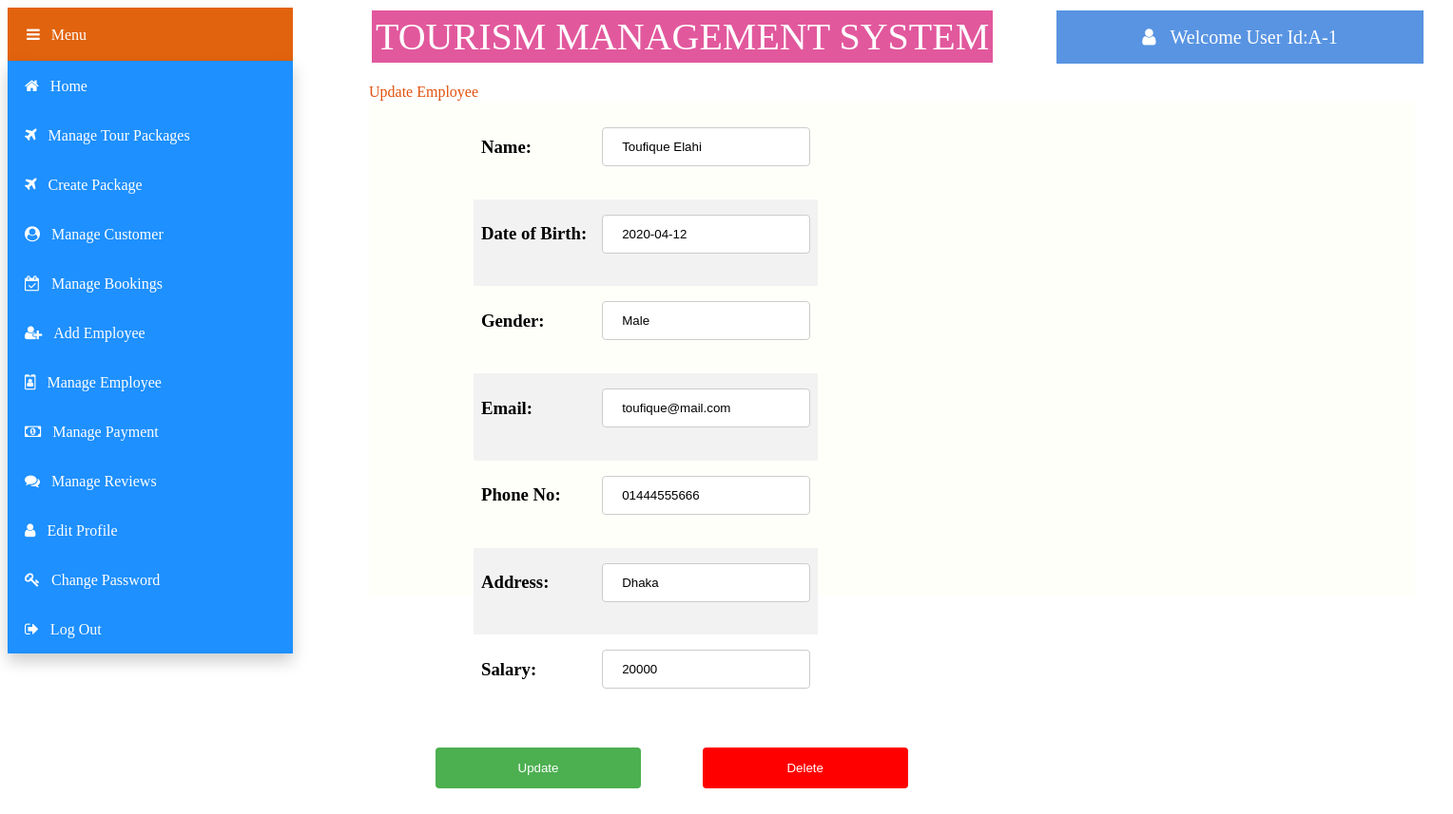
/views/Admin/updateemployee.php?id=E-1 (signed in), run on the app's committed database.
### tables this page shows
CREATE TABLE `emp` (
  `e_id` varchar(50) NOT NULL,
  `name` varchar(50) NOT NULL,
  `dob` date NOT NULL,
  `salary` varchar(50) NOT NULL,
  `address` varchar(50) NOT NULL,
  `gender` varchar(50) NOT NULL,
  `email` varchar(50) NOT NULL,
  `mobile` varchar(50) NOT NULL,
  `status` varchar(50) NOT NULL,
  `a_id` varchar(50) NOT NULL
);

### models/database.php (called while the page is built, shortened)
<?php
	 $serverName="localhost";
	 $userName="root";
	 $password="";
	 $dbName="tms";
	function get($query)
	{
        $data=array();
		global $serverName,$userName,$password,$dbName;
		$conn = mysqli_connect( $serverName, $userName, $password, $dbName);
        $result=mysqli_query($conn,$query);
        if(mysqli_num_rows($result) > 0)
        {
            while($row = mysqli_fetch_assoc($result))
            {
                $entity=array();
                foreach($row as $k=>$v)
                {
                    $entity[$k] = $row[$k];
                }
                $data[] = $entity;
            }
        }
		return $data;
	}
?>

### controllers/employeeController.php (called while the page is built, shortened)
<?php
	require_once '../../models/database.php';
    function getEmployee($id)
	{
		$query="SELECT * FROM emp WHERE e_id='$id'";
		$emp=get($query);
		return $emp[0];
    }
?>

### views/Admin/updateemployee.php (the view, shortened to what this page needs)
<?php
include '../../controllers/employeeController.php';
$eid = $_GET["id"];
$emp=getEmployee($eid);
    $err_name="";
    $err_salary="";
?>
<html>
    <head>
        <link rel="stylesheet" href="https://cdnjs.cloudflare.com/ajax/libs/font-awesome/4.7.0/css/font-awesome.min.css">
        <link rel="stylesheet" type="text/css" href="css/updateemployee.css">
    </head>
    <body>
        <div class="title" >TOURISM MANAGEMENT SYSTEM
        </div>
        <div class="dropdown">
            <button class="dropbtn"><i class="fa fa-bars">&nbsp;&nbsp;&nbsp;Menu</i></button>
                <div class="dropdown-content">
                    <button class="btn" onClick="location.href='home.php'" value='home'><i class="fa fa-home">&nbsp;&nbsp;&nbsp;Home</i></button><br>
                    <button class="btn" onClick="location.href='manage_package.php'" value='manage_package'><i class="fa fa-plane">&nbsp;&nbsp;&nbsp;Manage Tour Packages</i></button><br>
                    <button class="btn" onClick="location.href='createpackage.php'" value='createpackage'><i class="fa fa-plane">&nbsp;&nbsp;&nbsp;Create Package</i></button><br>
                    <button class="btn" onClick="location.href='manageuser.php'" value='manageuser'><i class="fa fa-user-circle">&nbsp;&nbsp;&nbsp;Manage Customer</i></button><br>
                    <button class="btn" onClick="location.href='managebooking.php'" value='managebooking'><i class="fa fa-calendar-check-o">&nbsp;&nbsp;&nbsp;Manage Bookings</i></button><br>
                    <button class="btn" onClick="location.href='addemployee.php'" value='addemployee'><i class="fa fa-user-plus" >&nbsp;&nbsp;&nbsp;Add Employee</i></button><br>
                    <button class="btn" onClick="location.href='manageemployee.php'" value='managemployee'><i class="fa fa-id-badge" >&nbsp;&nbsp;&nbsp;Manage Employee</i></button><br>
                    <button class="btn" onClick="location.href='managepayment.php'" value='managepayment'><i class="fa fa-money">&nbsp;&nbsp;&nbsp;Manage Payment</i></button><br>
                    <button class="btn" onClick="location.href='managereview.php'" value='managereview'><i class="fa fa-comments">&nbsp;&nbsp;&nbsp;Manage Reviews</i></button><br>
                    <button class="btn" onClick="location.href='editprofile.php'" value='editprofile'><i class="fa fa-user">&nbsp;&nbsp;&nbsp;Edit Profile</i></button><br>
                    <button class="btn" onClick="location.href='changepassword.php'" value='changepassword'><i class="fa fa-key">&nbsp;&nbsp;&nbsp;Change Password</i></button><br>
                    <button class="btn" onClick=" location.href='../logout.php'"><i class="fa fa-sign-out">&nbsp;&nbsp;&nbsp;Log Out</i></button><br>
                </div>
        </div>
        <div class="welcome" ><i class="fa fa-user">&nbsp;&nbsp;&nbsp;<?php echo "Welcome User Id:".$_SESSION["loggedinuser"];?></i>
        </div>
        <div class="text" >Update Employee</i>
        </div>
        <form method="post" action="">
        <div class="panel">
            <table  >
                <tr>
                    <td> <h3>Name:</h3></td>
                    <td><h3><input type="text" name="ename"  value="<?php echo $emp["name"]?>" ></h3></td>
                    <td><span style="color:red"><?php echo $err_name;?></span></td>
                </tr>
                <tr>
                    <td> <h3>Date of Birth:</h3></td>
                    <td><h3><input type="text" name="date"  value="<?php echo $emp["dob"]?>" readonly></h3></td>
                </tr>
                <tr>
                    <td> <h3>Gender:</h3></td>
                    <td><h3><input type="text" name="gender"  value="<?php echo $emp["gender"]?>" readonly > </h3></td>
                </tr>
                <tr>
                    <td> <h3>Email:</h3></td>
                    <td style><h3><input type="text" name="email" value="<?php echo $emp["email"]?>" readonly ></h3></td>
                </tr>
                <tr>
                    <td> <h3>Phone No:</h3></td>
                    <td><h3><input type="text" name="phoneno" value="<?php echo $emp["mobile"]?>" readonly ></h3></td>
                </tr>
                <tr>
                    <td> <h3>Address:</h3></td>
                    <td><h3><input type="text" name="address" value="<?php echo $emp["address"]?>" readonly ></h3></td>
                </tr>
                <tr>
                    <td> <h3>Salary:</h3></td>
                    <td><h3><input type="text" name="salary" value="<?php echo $emp["salary"]?>"  ></h3></td>
                    <td><span style="color:red"><?php echo $err_salary;?></span></td>
                </tr>
            </table>
            <h3><input type="submit" name="submit" value="Update"> <input type="submit" name="delete" value="Delete" style="background-color:red"></h3>
        </div>
        </form>
    </body>
</html>

### views/Admin/css/updateemployee.css (style rules this page uses)
.title { background-color: rgb(226, 88, 157); color: white; padding: 4px; min-width:400px; font-size: 40px; text-align: center; border: solid; margin-left:380px; position: absolute; }
.dropbtn { background-color: rgb(226, 99, 14); color: white; padding: 20px; min-width:300px; font-size: 16px; width:30%; text-align:left; border: none; cursor: pointer; }
.dropdown { position: absolute; display: inline-block; }
.dropdown-content { display: block; position: absolute; background-color: #2c2828; min-width: 300px; box-shadow: 0px 8px 16px 0px rgba(0,0,0,0.2); z-index: 1; }
.btn { background-color: DodgerBlue; border: none; color: white; padding: 18px; min-width:300px; font-size: 16px; text-align:left; cursor: pointer; }
.welcome { background-color: rgb(88, 148, 226); color: white; padding: 18px; min-width:350px; font-size: 20px; text-align: center; border: solid; margin-left:1100px; position: absolute; }
.text { color: rgb(226, 81, 14); margin-top: 80px; font-size: 16px; margin-left:380px; position: absolute; }
.panel { display: inline-block; background:rgb(255, 255, 250); min-height: 500px; min-width: 1080px; height: 100px; padding: 10px; border: navajowhite; margin-right: 30px; margin-left: 380px; margin-top:100px ; margin-bottom: 300px; }
input[type=text], select { width: 100%; padding: 12px 20px; margin: 8px 0; display: inline-block; border: 1px solid #ccc; border-radius: 4px; box-sizing: border-box; }
table { border-collapse: collapse; margin-left: 100px; }
th, td { text-align: left; padding: 8px; }
tr:nth-child(even) { background-color: #f2f2f2; }
input[type=submit] { width: 20%; background-color: #4CAF50; color: white; padding: 14px 10px; margin: 8px 0; border: none; border-radius: 4px; margin-left: 60px; cursor: pointer; }

### data on the page
emp: ename "Toufique Elahi", date "2020-04-12", gender "Male", email "toufique@mail.com", phoneno "01444555666", address "Dhaka", salary "20000"

### other printed values
$_SESSION["loggedinuser"] "A-1"
